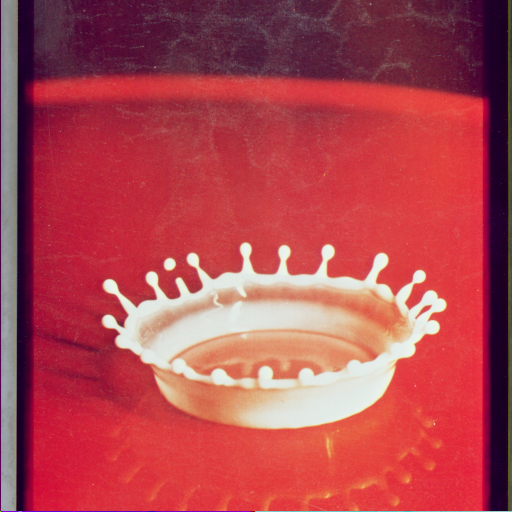
#> input picture Data Set of Images/4.2.01.tiff, 512 x 512 px, found by its file name
$ python '5.Blending and transitioning of images.py'
#> lines starting #> are read from the running program, lines starting #| are printed output that depends on the picture
import cv2
import matplotlib.pyplot as plt

def main():

    path = "C:\\Users\\Srikanth\\Desktop\\Python\\Opencv\\Dataset\\"

    img_path1 = path + "4.2.01.tiff"
    img_path2 = path + "4.2.03.tiff"

    img1 = cv2.imread(img_path1,1)
#> img1 is the input picture: shape (512, 512, 3); mean B, G, R 79.9, 70.5, 176.3
    img2 = cv2.imread(img_path2,1)
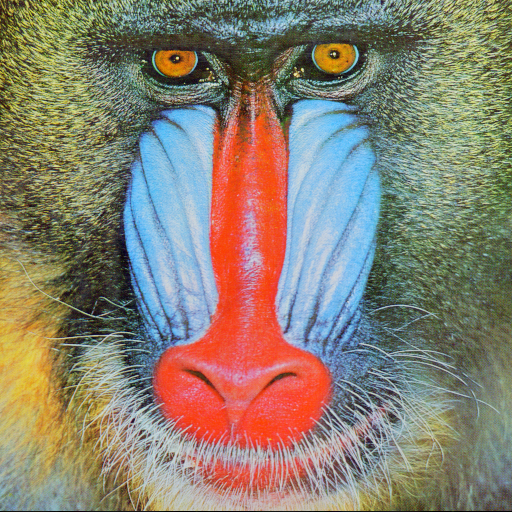
#> input picture Data Set of Images/4.2.03.tiff, 512 x 512 px, found by its file name
#> img2 is the input picture: shape (512, 512, 3); mean B, G, R 113.1, 128.9, 137.4

    img1 = cv2.cvtColor(img1,cv2.COLOR_BGR2RGB)
    img2 = cv2.cvtColor(img2,cv2.COLOR_BGR2RGB)

    alpha = 0.5 #if alpha + beta = 0.1 we will get good blending results
    beta = 0.5
    gamma = 0

    output = cv2.addWeighted(img1,alpha,img2,beta,gamma) #it will calculate as img1*alpha+img2*beta+gamma
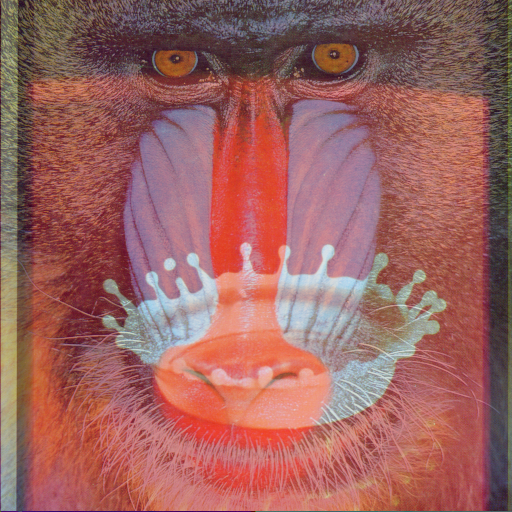
#> output: shape (512, 512, 3); mean R, G, B 156.8, 99.7, 96.5
    title = ['Liquid Drop','madril','weighted addition']
    images = [img1,img2,output]

    for i in range(3):
        plt.subplot(1,3,i+1) #row size 1st argument, column size 2nd argument, 3rd argument is position of image
        plt.imshow(images[i])
        plt.title(title[i])
        plt.xticks([])
        plt.yticks([])

    plt.show()
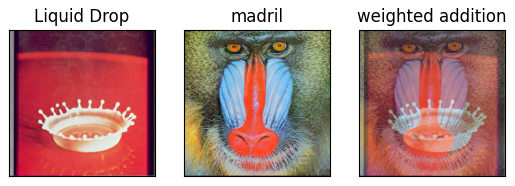
#> figure drawn by matplotlib, 3 panels

if __name__ == "__main__":
    main()
